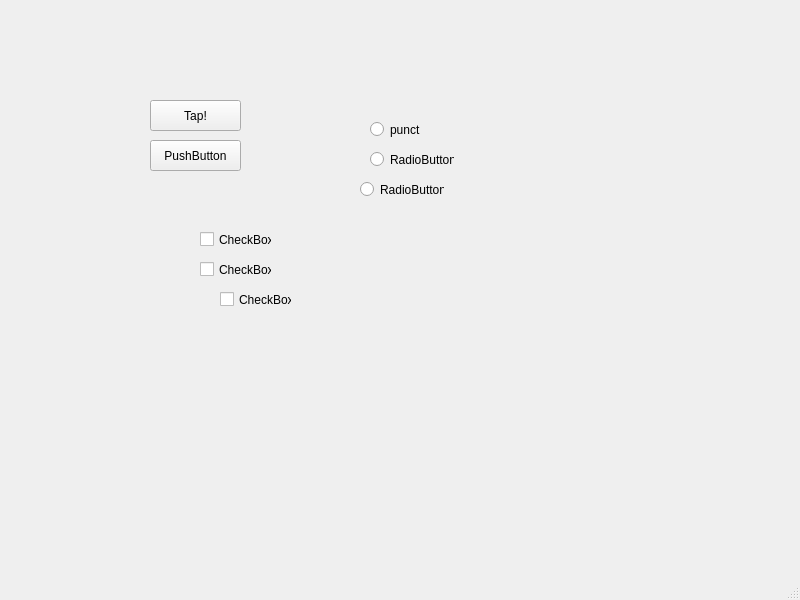
<?xml version="1.0" encoding="UTF-8"?>
<ui version="4.0">
 <class>MainWindow</class>
 <widget class="QMainWindow" name="MainWindow">
  <property name="geometry">
   <rect>
    <x>0</x>
    <y>0</y>
    <width>800</width>
    <height>600</height>
   </rect>
  </property>
  <property name="windowTitle">
   <string>MainWindow</string>
  </property>
  <widget class="QWidget" name="centralwidget">
   <widget class="QPushButton" name="pushButton">
    <property name="geometry">
     <rect>
      <x>150</x>
      <y>100</y>
      <width>91</width>
      <height>31</height>
     </rect>
    </property>
    <property name="text">
     <string>Tap!</string>
    </property>
   </widget>
   <widget class="QRadioButton" name="radioButton">
    <property name="geometry">
     <rect>
      <x>370</x>
      <y>120</y>
      <width>84</width>
      <height>19</height>
     </rect>
    </property>
    <property name="text">
     <string>punct</string>
    </property>
   </widget>
   <widget class="QPushButton" name="pushButton_2">
    <property name="geometry">
     <rect>
      <x>150</x>
      <y>140</y>
      <width>91</width>
      <height>31</height>
     </rect>
    </property>
    <property name="text">
     <string>PushButton</string>
    </property>
   </widget>
   <widget class="QCheckBox" name="checkBox">
    <property name="geometry">
     <rect>
      <x>200</x>
      <y>230</y>
      <width>72</width>
      <height>19</height>
     </rect>
    </property>
    <property name="text">
     <string>CheckBox</string>
    </property>
   </widget>
   <widget class="QCheckBox" name="checkBox_2">
    <property name="geometry">
     <rect>
      <x>200</x>
      <y>260</y>
      <width>72</width>
      <height>19</height>
     </rect>
    </property>
    <property name="text">
     <string>CheckBox</string>
    </property>
   </widget>
   <widget class="QRadioButton" name="radioButton_2">
    <property name="geometry">
     <rect>
      <x>370</x>
      <y>150</y>
      <width>84</width>
      <height>19</height>
     </rect>
    </property>
    <property name="text">
     <string>RadioButton</string>
    </property>
   </widget>
   <widget class="QRadioButton" name="radioButton_3">
    <property name="geometry">
     <rect>
      <x>360</x>
      <y>180</y>
      <width>84</width>
      <height>19</height>
     </rect>
    </property>
    <property name="text">
     <string>RadioButton</string>
    </property>
   </widget>
   <widget class="QCheckBox" name="checkBox_3">
    <property name="geometry">
     <rect>
      <x>220</x>
      <y>290</y>
      <width>72</width>
      <height>19</height>
     </rect>
    </property>
    <property name="text">
     <string>CheckBox</string>
    </property>
   </widget>
  </widget>
  <widget class="QMenuBar" name="menubar">
   <property name="geometry">
    <rect>
     <x>0</x>
     <y>0</y>
     <width>800</width>
     <height>20</height>
    </rect>
   </property>
  </widget>
  <widget class="QStatusBar" name="statusbar"/>
 </widget>
 <resources/>
 <connections>
  <connection>
   <sender>checkBox</sender>
   <signal>clicked()</signal>
   <receiver>checkBox</receiver>
   <slot>click()</slot>
   <hints>
    <hint type="sourcelabel">
     <x>211</x>
     <y>255</y>
    </hint>
    <hint type="destinationlabel">
     <x>211</x>
     <y>255</y>
    </hint>
   </hints>
  </connection>
  <connection>
   <sender>checkBox_2</sender>
   <signal>clicked()</signal>
   <receiver>checkBox_2</receiver>
   <slot>click()</slot>
   <hints>
    <hint type="sourcelabel">
     <x>241</x>
     <y>288</y>
    </hint>
    <hint type="destinationlabel">
     <x>227</x>
     <y>294</y>
    </hint>
   </hints>
  </connection>
 </connections>
</ui>
